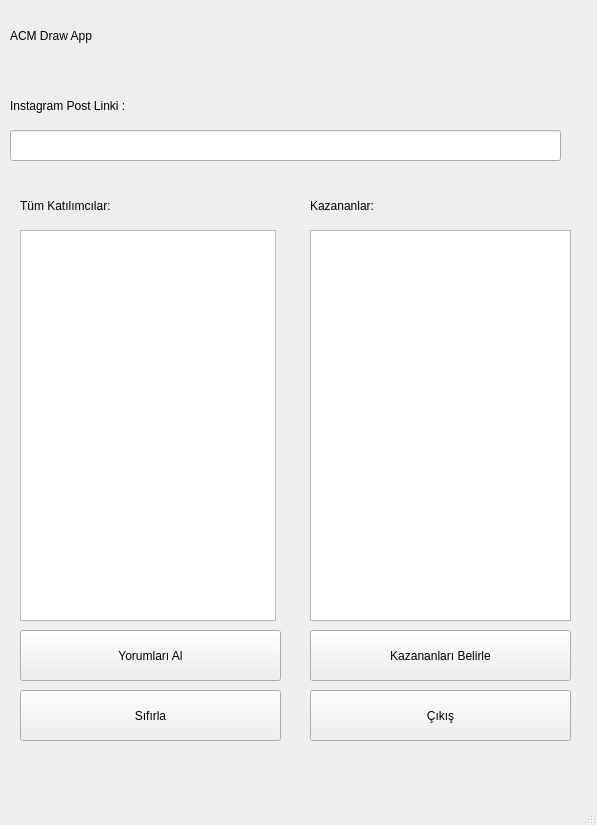
<?xml version="1.0" encoding="UTF-8"?>
<ui version="4.0">
 <class>MainWindow</class>
 <widget class="QMainWindow" name="MainWindow">
  <property name="geometry">
   <rect>
    <x>0</x>
    <y>0</y>
    <width>597</width>
    <height>825</height>
   </rect>
  </property>
  <property name="windowTitle">
   <string>ACM</string>
  </property>
  <property name="styleSheet">
   <string notr="true">font: 30pt &quot;MS Shell Dlg 2&quot;;</string>
  </property>
  <widget class="QWidget" name="centralwidget">
   <widget class="QLabel" name="label">
    <property name="geometry">
     <rect>
      <x>10</x>
      <y>10</y>
      <width>271</width>
      <height>51</height>
     </rect>
    </property>
    <property name="styleSheet">
     <string notr="true">font: 24pt &quot;MS Shell Dlg 2&quot;;</string>
    </property>
    <property name="text">
     <string>ACM Draw App</string>
    </property>
   </widget>
   <widget class="QLabel" name="label_2">
    <property name="geometry">
     <rect>
      <x>10</x>
      <y>90</y>
      <width>271</width>
      <height>31</height>
     </rect>
    </property>
    <property name="styleSheet">
     <string notr="true">font: 16pt &quot;MS Shell Dlg 2&quot;;</string>
    </property>
    <property name="text">
     <string>Instagram Post Linki :</string>
    </property>
   </widget>
   <widget class="QLineEdit" name="linePost">
    <property name="geometry">
     <rect>
      <x>10</x>
      <y>130</y>
      <width>551</width>
      <height>31</height>
     </rect>
    </property>
    <property name="styleSheet">
     <string notr="true">font: 8pt &quot;MS Shell Dlg 2&quot;;</string>
    </property>
   </widget>
   <widget class="QTextBrowser" name="textAll">
    <property name="geometry">
     <rect>
      <x>20</x>
      <y>230</y>
      <width>256</width>
      <height>391</height>
     </rect>
    </property>
    <property name="styleSheet">
     <string notr="true">font: 16pt &quot;MS Shell Dlg 2&quot;;</string>
    </property>
   </widget>
   <widget class="QTextBrowser" name="textWinners">
    <property name="geometry">
     <rect>
      <x>310</x>
      <y>230</y>
      <width>261</width>
      <height>391</height>
     </rect>
    </property>
    <property name="styleSheet">
     <string notr="true">font: 16pt &quot;MS Shell Dlg 2&quot;;</string>
    </property>
   </widget>
   <widget class="QPushButton" name="btnScraper">
    <property name="geometry">
     <rect>
      <x>20</x>
      <y>630</y>
      <width>261</width>
      <height>51</height>
     </rect>
    </property>
    <property name="styleSheet">
     <string notr="true">font: 14pt &quot;MS Shell Dlg 2&quot;;</string>
    </property>
    <property name="text">
     <string>Yorumları Al</string>
    </property>
   </widget>
   <widget class="QPushButton" name="btnRandom">
    <property name="geometry">
     <rect>
      <x>310</x>
      <y>630</y>
      <width>261</width>
      <height>51</height>
     </rect>
    </property>
    <property name="styleSheet">
     <string notr="true">font: 14pt &quot;MS Shell Dlg 2&quot;;</string>
    </property>
    <property name="text">
     <string>Kazananları Belirle</string>
    </property>
   </widget>
   <widget class="QLabel" name="label_3">
    <property name="geometry">
     <rect>
      <x>20</x>
      <y>190</y>
      <width>201</width>
      <height>31</height>
     </rect>
    </property>
    <property name="styleSheet">
     <string notr="true">font: 16pt &quot;MS Shell Dlg 2&quot;;</string>
    </property>
    <property name="text">
     <string>Tüm Katılımcılar:</string>
    </property>
   </widget>
   <widget class="QLabel" name="label_4">
    <property name="geometry">
     <rect>
      <x>310</x>
      <y>190</y>
      <width>201</width>
      <height>31</height>
     </rect>
    </property>
    <property name="styleSheet">
     <string notr="true">font: 16pt &quot;MS Shell Dlg 2&quot;;</string>
    </property>
    <property name="text">
     <string>Kazananlar:</string>
    </property>
   </widget>
   <widget class="QPushButton" name="btnClear">
    <property name="geometry">
     <rect>
      <x>20</x>
      <y>690</y>
      <width>261</width>
      <height>51</height>
     </rect>
    </property>
    <property name="styleSheet">
     <string notr="true">font: 14pt &quot;MS Shell Dlg 2&quot;;</string>
    </property>
    <property name="text">
     <string>Sıfırla</string>
    </property>
   </widget>
   <widget class="QPushButton" name="btnQuit">
    <property name="geometry">
     <rect>
      <x>310</x>
      <y>690</y>
      <width>261</width>
      <height>51</height>
     </rect>
    </property>
    <property name="styleSheet">
     <string notr="true">font: 14pt &quot;MS Shell Dlg 2&quot;;</string>
    </property>
    <property name="text">
     <string>Çıkış</string>
    </property>
   </widget>
  </widget>
  <widget class="QStatusBar" name="statusbar"/>
 </widget>
 <resources/>
 <connections/>
</ui>
